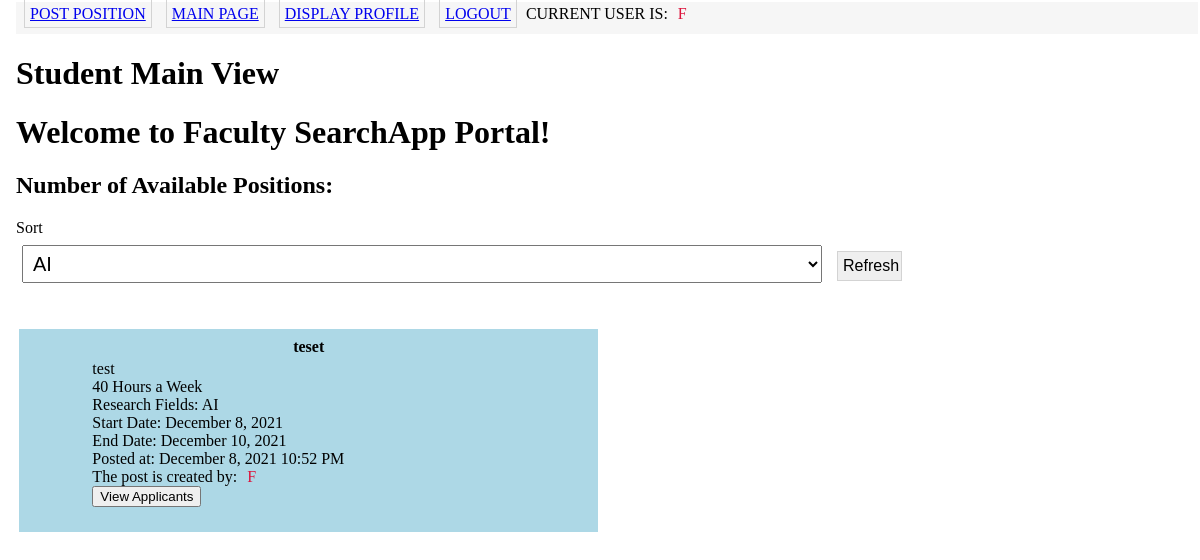
The app's page /studentindex (signed in) with its own data.
### app/Model/models.py (models this page shows, shortened)
class User(UserMixin, db.Model):
    id = db.Column(db.Integer, primary_key = True)
    username = db.Column(db.String(64), unique = True)
    wsuID = db.Column(db.Integer)
    firstName = db.Column(db.String(128))
    lastName = db.Column(db.String(128))
    email = db.Column(db.String(120), unique = True)
    address = db.Column(db.String(256))
    phoneNumber = db.Column(db.String(32))
    startDate = db.Column(db.DateTime)
    password_hash = db.Column(db.String(128))
    post = db.relationship('Post', backref = 'writer', lazy = 'dynamic')
    gradDate = db.Column(db.DateTime)
    isfaculty = db.Column(db.Boolean)
    isnotfaculty = db.Column(db.Boolean)
    cumGPA = db.Column(db.Float)
    techCourseGPA = db.Column(db.Float)
    experienceDesc = db.Column(db.String(1048))
    knownLanguages = db.relationship('progLang', # Class Name
                                    secondary = userLanguages, # Table
                                    primaryjoin = (userLanguages.c.user_id == id),
                                    backref = db.backref('userLanguages', lazy = 'dynamic'),
                                    lazy = 'dynamic')
    userResearchFields = db.relationship('researchFieldTags', # Class Name
                                    secondary = interestedFields, # Table
                                    primaryjoin = (interestedFields.c.user_id == id),
                                    backref = db.backref('interestedFields', lazy = 'dynamic'),
                                    lazy = 'dynamic')
    userMajor = db.relationship('majorT', # Class Name
                                    secondary = majorTable, # Table
                                    primaryjoin = (majorTable.c.user_id == id),
                                    backref = db.backref('majorTable', lazy = 'dynamic'),
                                    lazy = 'dynamic')
    userTechnicalCourses = db.relationship('technicalCourses', # Class Name
                                    secondary = technicalCoursesTable, # Table
                                    primaryjoin = (technicalCoursesTable.c.user_id == id),
                                    backref = db.backref('technicalCoursesTable', lazy = 'dynamic'),
                                    lazy = 'dynamic')

class researchPos(db.Model):
    __tablename__ = 'researchPosition'
    id = db.Column(db.Integer, primary_key=True)
    faculty_id = db.Column(db.Integer, default = 0)
    facultyName = db.Column(db.String(100))
    facultyEmail = db.Column(db.String(100))
    title  = db.Column(db.String(150))
    researchDesc = db.Column(db.String(1500))
    startDate = db.Column(db.DateTime)
    endDate = db.Column(db.DateTime)
    requiredHours = db.Column(db.Integer, default = 0)
    researchFields = db.relationship('researchPostFieldTags',
                                    secondary = researchPosFieldTable,
                                    primaryjoin = (researchPosFieldTable.c.researchPosition_id == id),
                                    backref = db.backref('researchPosFieldTable', lazy = 'dynamic'),
                                    lazy = 'dynamic')
    requiredQualifications = db.Column(db.String(500))
    timestamp = db.Column(db.DateTime, index=True, default=datetime.utcnow)

class researchPostFieldTags(db.Model): # This is for the researchPosition Posts
    id = db.Column(db.Integer, primary_key = True)
    name = db.Column(db.String(69))
    def __repr__(self):
        return '{} '.format(self.name)

### app/Controller/routes.py (the view, shortened to what this page needs)
@bp_routes.route('/studentindex', methods=['GET', 'POST'])
@login_required
def studentindex():
    sform = SortForm()
    posts = researchPos.query.order_by(researchPos.timestamp.desc())
    return render_template('studentindex.html',
                            title = "Student Index",
                            posts= posts.all(),
                            sortform = sform)

### app/Controller/forms.py
class SortForm(FlaskForm):
    sort = SelectField(choices=['AI', 'DataBases', 'System Security'])
    submit = SubmitField('Refresh')

### app/Model/models.py (called while the page is built)
@login.user_loader
def load_user(id):
    return User.query.get(int(id))

### app/View/templates/studentindex.html
{% extends "base.html" %}
{% block content %}
    <h1>Student Main View</h1>
    <h1>Welcome to Faculty SearchApp Portal!</h1>
    <h2>Number of Available Positions:</h2>
    <form action = "" method = "POST">
        {{sortform.sort.label}}
        <div>
        {{sortform.sort(class="formselect")}}
        {{sortform.submit(class="button")}}
        </div>
    </form>
    <br>
            <div class="postlist">
       {% for post in posts %}
            <div class = "post-box">
                {% include 'applypost.html' %}
            </div>
       {% endfor %}
            </div>
{% endblock %}

### app/View/templates/base.html (shortened to what this page needs)
<html>
    <head>
       <link rel="stylesheet" href="{{ url_for('static', filename='css/main.css') }}">
    </head>
    <body>
        <div class ="nav-container">
        <table>
            <tr>
                {% if current_user.is_anonymous %}
                    <td><a href="{{ url_for('auth.login') }}" class = "button"> Student Login </a></td>
                    <td><a href="{{ url_for('auth.FacultyLogin') }}" class = "button"> Faculty Login </a></td>
                {% elif current_user.isfaculty %}
                    <td><a href="{{ url_for('routes.postposition') }}" class = "button">Post Position </a></td>
                    <td><a href="{{ url_for('routes.facultyindex') }}" class = "button">Main Page</a></td>
                    <td><a href="{{ url_for('routes.display_profile') }}" class = "button"> Display Profile </a></td>
                    <td><a href="{{ url_for('auth.logout') }}" class = "button"> Logout </a></td>
                    <td> Current user is: <span class="useritem">{{current_user.username}} </span> </td>
                {% endif %}
            </tr>
        </table>
        </div>
        <div>
            {% block content %} {% endblock %}
        </div>
    </body>
</html>

### app/View/templates/applypost.html (shortened to what this page needs)
<table class="posttable" style="width:100%" valign="top">
    <td colspan="3">
        <div class="posttitle"> {{post.title}} </div>
    </td>
    <tr>
        <td width="10%">
        </td>
        <td width="80%">
            <div>
                {{post.researchDesc}}
            </div>
            <div>
                {{post.requiredHours}} Hours a Week
            </div>
            <div>
                Research Fields:
                {%for fields in post.researchFields%}
                {{fields}}
                {%endfor%}
            </div>
            <div>
                Start Date: {{ moment(post.startDate).format('LL') }}
            </div>
            <div>
                End Date: {{ moment(post.endDate).format('LL') }}
            </div>
            <div>
                Posted at: {{ moment(post.timestamp).format('LLL') }}
            </div>
            <div>
                The post is created by:  <span class="useritem">{{post.facultyName}}
            </div>
            <div>
                {% if current_user.isnotfaculty %}
                    <form action="{{ url_for('routes.studentapply2', researchPos_id = post.id )}}" method="get">
                        <input type="submit"  value="View Position" >
                    </form>
                {% else %}
                {% if current_user.isfaculty %}
                {% if post.faculty_id == current_user.id %}
                    <form action="{{ url_for('routes.viewPosition', researchPos_id = post.id )}}" method="get">
                        <input type="submit"  value="View Applicants" >
                    </form>
                {% endif %}
                {% endif %}
                {% endif %}
            </div>
        </td>
</table>

### app/View/static/css/main.css (style rules this page uses)
body { margin: 1px 1px 1px 15px; padding: 1px; font-family: Tahoma; text-align: left; }
.nav-container { background:#f6f6f6; font-family: Tahoma; font-size: 12px; height: 32px; text-transform: uppercase; }
.button { width : 65px; padding : 3px; font-size: 16px; margin : 5px; padding : 5px; border: 1px solid lightgray; }
.posttable { width : 100%; margin: 0px; }
.posttitle { text-align: center; font-weight: bold; }
.useritem { text-align: center; padding: 3px; margin: 4px 3px 4px 3px; color: crimson; text-transform: uppercase; }
.formselect { width: 800px; padding: 6px; font-size: 20px; margin: 8px 6px 8px 6px; color: black; }
.postlist { display: flex; flex-wrap: wrap; }
.post-box { display: flex; vertical-align: middle; background-color: lightblue; width: 99%; margin: 4px 3px 4px 3px; padding: 6px; }
@media screen and (min-width: 800px) and (max-width:1200px) { .post-box { width: 48%; } }

### records on screen
User: username "F"
researchPos: title "teset", researchDesc "test", requiredHours "40", startDate "December 8, 2021", endDate "December 10, 2021", timestamp "December 8, 2021 10:52 PM", facultyName "F"
researchPostFieldTags: name "AI"

### other values on screen
{{ sortform.sort.label }} "Sort"
